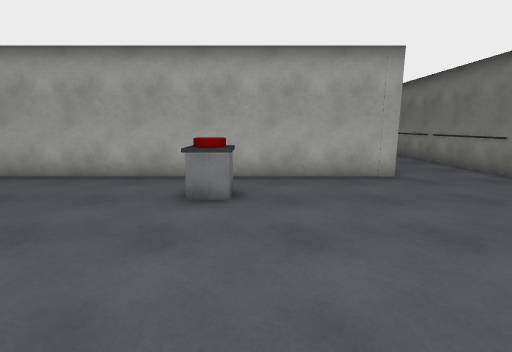
[1] (above)

16 first-person views from a walk through a Unity game level. The camera is 1.5 m above the floor, tilts 10° down and sees 85° across. The floor is counted in squares, 1 m on a side. Each view is taken from the middle of a square. On the plan, view 1 faces up. The plan holds only what a view shows up to about 14 squares ahead; the rest is blank. The player is left out.

[2]
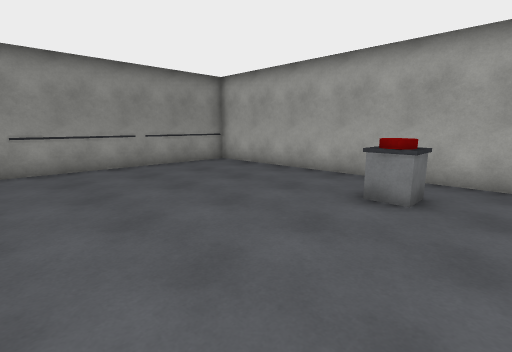

[3]
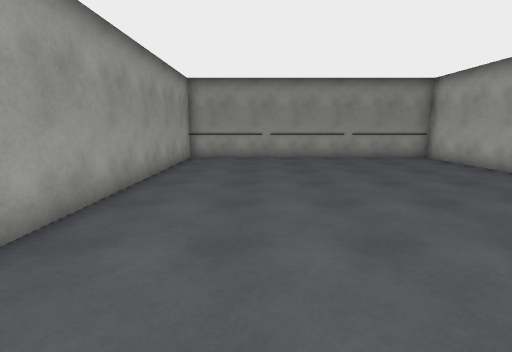

[4]
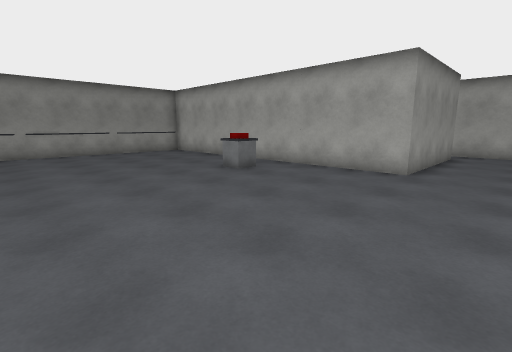

[5]
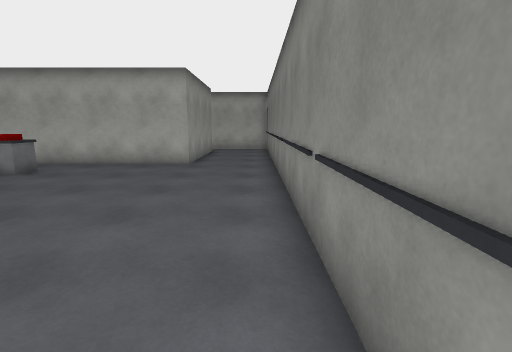

[6]
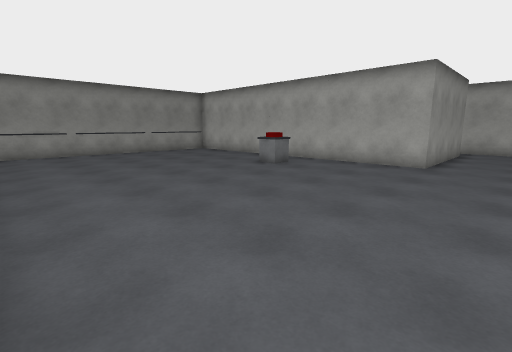

[7]
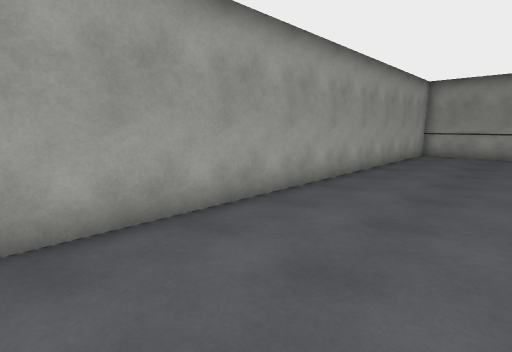

[8]
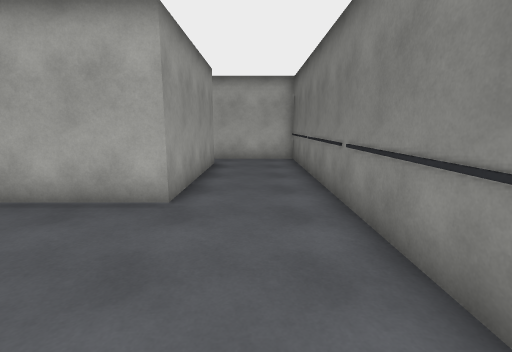

[9]
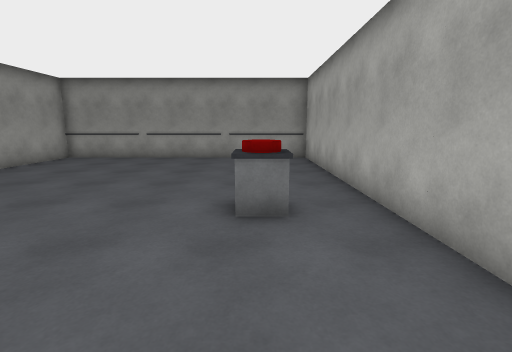

[10]
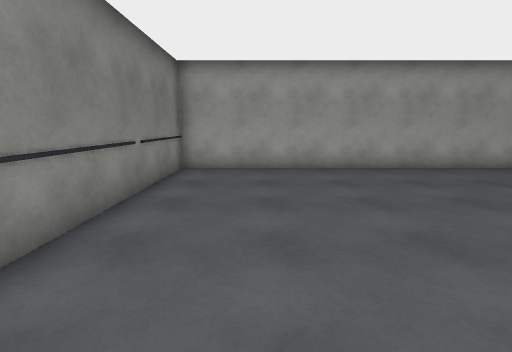

[11]
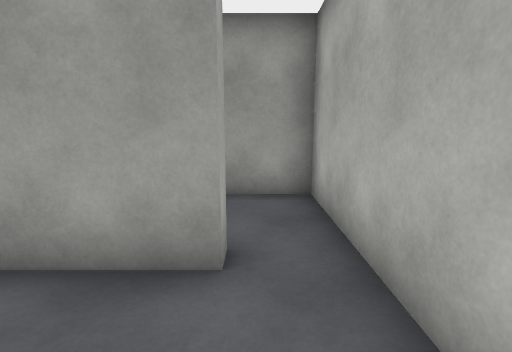

[12]
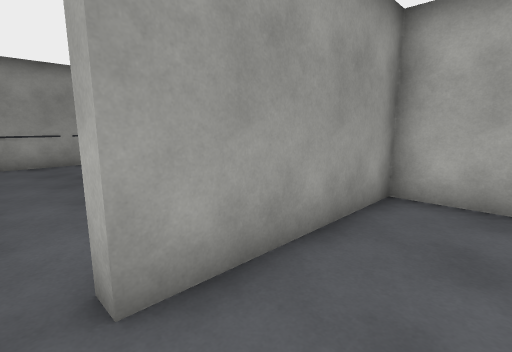

[13]
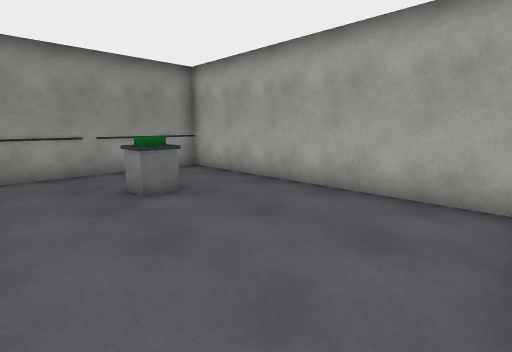

[14]
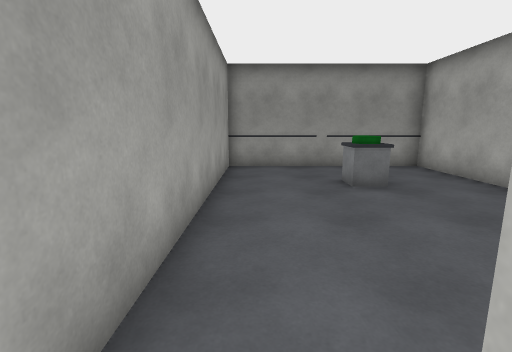

[15]
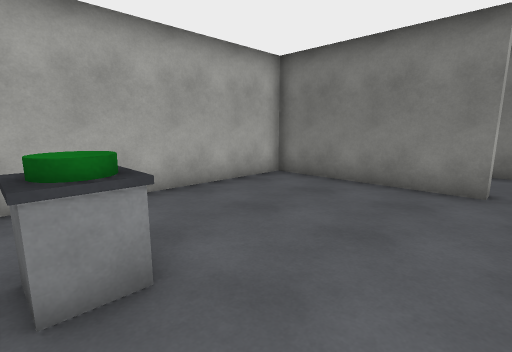

[16]
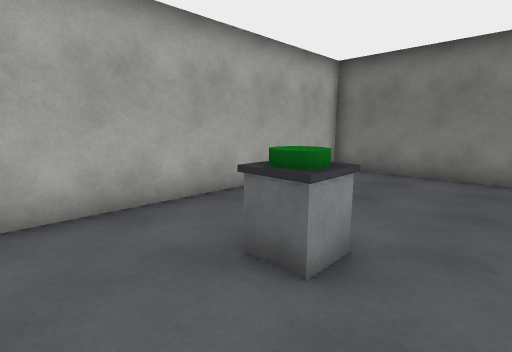

### Floor plan
Ten units are one square. View 1 is at (0, 0); x grows to the right and y downward. Boxes are objects, and circles mark ways between rooms. Rooms are numbered by the first view taken in them; rooms with no view inside come last. Other rooms are left out.
<svg viewBox="-102 -168 184 205">
<path fill="none" stroke="#000" d="M43 -146 43 -85 -97 -85 -97 32 77 32 77 -163 45 -163M38 -146 43 -146M38 -104 38 -109M45 -163 9 -163 9 -106 4 -106M4 -106 4 -163 -97 -163 -97 -90 0 -90"/>
<rect x="-15" y="-65" width="10" height="10" fill="#bbb"><title>other object</title></rect>
<rect x="-75" y="-135" width="20" height="10" fill="#bbb"><title>other object</title></rect>
<circle cx="40" cy="-150" r="3" fill="#2a7"/>
<circle cx="10" cy="-100" r="3" fill="#2a7"/>
<text x="0" y="-30">1</text>
<text x="20" y="-130">2</text>
<text x="-50" y="-130">3</text>
</svg>
Room 1 opens to room 2. Room 2 opens to room 3.

Where each view was taken, in squares from view 1:
view 1: 0 up, 0 right, facing up
view 2: 0 up, 1 right, facing up-left
view 3: 0 up, 4 right, facing left
view 4: 1 down, 7 right, facing up-left
view 5: 3 down, 7 right, facing up
view 6: 3 down, 7 right, facing up-left
view 7: 1 up, 7 right, facing down-left
view 8: 3 up, 6 right, facing up
view 9: 6 up, 4 right, facing left
view 10: 7 up, 5 right, facing down
view 11: 15 up, 7 right, facing left
view 12: 10 up, 3 right, facing up-left
view 13: 10 up, 0 right, facing up-left
view 14: 10 up, 1 right, facing left
view 15: 10 up, 7 left, facing up-right
view 16: 11 up, 9 left, facing up-right
